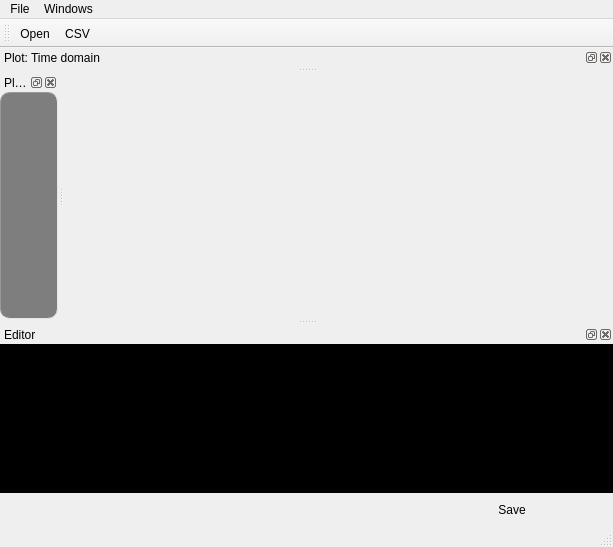
<?xml version="1.0" encoding="UTF-8"?>
<ui version="4.0">
 <class>emu_data_editor</class>
 <widget class="QMainWindow" name="emu_data_editor">
  <property name="windowModality">
   <enum>Qt::NonModal</enum>
  </property>
  <property name="geometry">
   <rect>
    <x>0</x>
    <y>0</y>
    <width>613</width>
    <height>547</height>
   </rect>
  </property>
  <property name="windowTitle">
   <string>MainWindow</string>
  </property>
  <property name="windowIcon">
   <iconset resource="logo.qrc">
    <normaloff>:/logo/logo</normaloff>:/logo/logo</iconset>
  </property>
  <widget class="QWidget" name="centralwidget"/>
  <widget class="QMenuBar" name="menubar">
   <property name="geometry">
    <rect>
     <x>0</x>
     <y>0</y>
     <width>613</width>
     <height>26</height>
    </rect>
   </property>
   <widget class="QMenu" name="menuSave">
    <property name="title">
     <string>File</string>
    </property>
    <widget class="QMenu" name="menuSaveAs">
     <property name="title">
      <string>SaveAs</string>
     </property>
     <property name="icon">
      <iconset resource="logo.qrc">
       <normaloff>:/logo/icons/PDF-icon.png</normaloff>:/logo/icons/PDF-icon.png</iconset>
     </property>
     <addaction name="actionCSV"/>
     <addaction name="actionMakePDF"/>
     <addaction name="actionMakeImg"/>
    </widget>
    <addaction name="actionOpen"/>
    <addaction name="menuSaveAs"/>
   </widget>
   <widget class="QMenu" name="menuWindows">
    <property name="title">
     <string>Windows</string>
    </property>
    <addaction name="actionWinPlot"/>
    <addaction name="actionWinEditor"/>
   </widget>
   <addaction name="menuSave"/>
   <addaction name="menuWindows"/>
  </widget>
  <widget class="QStatusBar" name="statusbar"/>
  <widget class="QDockWidget" name="dockWidgetCurve_plot">
   <property name="windowIcon">
    <iconset>
     <normaloff>:/icon/Arcflash</normaloff>:/icon/Arcflash</iconset>
   </property>
   <property name="allowedAreas">
    <set>Qt::TopDockWidgetArea</set>
   </property>
   <property name="windowTitle">
    <string>Plot: Time domain</string>
   </property>
   <attribute name="dockWidgetArea">
    <number>4</number>
   </attribute>
   <widget class="QWidget" name="dockWidgetContents">
    <layout class="QGridLayout" name="gridLayout">
     <property name="leftMargin">
      <number>0</number>
     </property>
     <property name="topMargin">
      <number>0</number>
     </property>
     <property name="rightMargin">
      <number>0</number>
     </property>
     <property name="bottomMargin">
      <number>0</number>
     </property>
     <property name="spacing">
      <number>0</number>
     </property>
     <item row="0" column="0">
      <layout class="QHBoxLayout" name="horizontalLayout">
       <item>
        <widget class="QCustomPlot" name="plot_curve" native="true">
         <property name="styleSheet">
          <string notr="true">QWidget{
border: 1px solid   #999999;
border-radius:10px;
border-style: inset;
background-color:#7E7E7E;
}</string>
         </property>
        </widget>
       </item>
      </layout>
     </item>
    </layout>
   </widget>
  </widget>
  <widget class="QToolBar" name="toolBar">
   <property name="windowTitle">
    <string>toolBar</string>
   </property>
   <attribute name="toolBarArea">
    <enum>TopToolBarArea</enum>
   </attribute>
   <attribute name="toolBarBreak">
    <bool>false</bool>
   </attribute>
   <addaction name="actionOpen"/>
   <addaction name="actionCSV"/>
  </widget>
  <widget class="QDockWidget" name="dockWidgetCurve_edit">
   <property name="minimumSize">
    <size>
     <width>453</width>
     <height>200</height>
    </size>
   </property>
   <property name="windowIcon">
    <iconset>
     <normaloff>:/icon/Arcflash</normaloff>:/icon/Arcflash</iconset>
   </property>
   <property name="allowedAreas">
    <set>Qt::BottomDockWidgetArea</set>
   </property>
   <property name="windowTitle">
    <string>Editor</string>
   </property>
   <attribute name="dockWidgetArea">
    <number>8</number>
   </attribute>
   <widget class="QWidget" name="dockWidgetContents_4">
    <layout class="QGridLayout" name="gridLayout_5">
     <property name="leftMargin">
      <number>0</number>
     </property>
     <property name="topMargin">
      <number>0</number>
     </property>
     <property name="rightMargin">
      <number>0</number>
     </property>
     <property name="bottomMargin">
      <number>0</number>
     </property>
     <property name="spacing">
      <number>0</number>
     </property>
     <item row="0" column="0">
      <layout class="QHBoxLayout" name="horizontalLayout_4">
       <item>
        <layout class="QVBoxLayout" name="verticalLayout">
         <item>
          <widget class="QScrollArea" name="sArea__editor">
           <property name="palette">
            <palette>
             <active>
              <colorrole role="WindowText">
               <brush brushstyle="SolidPattern">
                <color alpha="255">
                 <red>255</red>
                 <green>255</green>
                 <blue>255</blue>
                </color>
               </brush>
              </colorrole>
              <colorrole role="Button">
               <brush brushstyle="SolidPattern">
                <color alpha="255">
                 <red>0</red>
                 <green>0</green>
                 <blue>0</blue>
                </color>
               </brush>
              </colorrole>
              <colorrole role="Light">
               <brush brushstyle="SolidPattern">
                <color alpha="255">
                 <red>0</red>
                 <green>0</green>
                 <blue>0</blue>
                </color>
               </brush>
              </colorrole>
              <colorrole role="Midlight">
               <brush brushstyle="SolidPattern">
                <color alpha="255">
                 <red>0</red>
                 <green>0</green>
                 <blue>0</blue>
                </color>
               </brush>
              </colorrole>
              <colorrole role="Dark">
               <brush brushstyle="SolidPattern">
                <color alpha="255">
                 <red>0</red>
                 <green>0</green>
                 <blue>0</blue>
                </color>
               </brush>
              </colorrole>
              <colorrole role="Mid">
               <brush brushstyle="SolidPattern">
                <color alpha="255">
                 <red>0</red>
                 <green>0</green>
                 <blue>0</blue>
                </color>
               </brush>
              </colorrole>
              <colorrole role="Text">
               <brush brushstyle="SolidPattern">
                <color alpha="255">
                 <red>255</red>
                 <green>255</green>
                 <blue>255</blue>
                </color>
               </brush>
              </colorrole>
              <colorrole role="BrightText">
               <brush brushstyle="SolidPattern">
                <color alpha="255">
                 <red>255</red>
                 <green>255</green>
                 <blue>255</blue>
                </color>
               </brush>
              </colorrole>
              <colorrole role="ButtonText">
               <brush brushstyle="SolidPattern">
                <color alpha="255">
                 <red>255</red>
                 <green>255</green>
                 <blue>255</blue>
                </color>
               </brush>
              </colorrole>
              <colorrole role="Base">
               <brush brushstyle="SolidPattern">
                <color alpha="255">
                 <red>0</red>
                 <green>0</green>
                 <blue>0</blue>
                </color>
               </brush>
              </colorrole>
              <colorrole role="Window">
               <brush brushstyle="SolidPattern">
                <color alpha="255">
                 <red>0</red>
                 <green>0</green>
                 <blue>0</blue>
                </color>
               </brush>
              </colorrole>
              <colorrole role="Shadow">
               <brush brushstyle="SolidPattern">
                <color alpha="255">
                 <red>0</red>
                 <green>0</green>
                 <blue>0</blue>
                </color>
               </brush>
              </colorrole>
              <colorrole role="AlternateBase">
               <brush brushstyle="SolidPattern">
                <color alpha="255">
                 <red>0</red>
                 <green>0</green>
                 <blue>0</blue>
                </color>
               </brush>
              </colorrole>
              <colorrole role="ToolTipBase">
               <brush brushstyle="SolidPattern">
                <color alpha="255">
                 <red>255</red>
                 <green>255</green>
                 <blue>220</blue>
                </color>
               </brush>
              </colorrole>
              <colorrole role="ToolTipText">
               <brush brushstyle="SolidPattern">
                <color alpha="255">
                 <red>0</red>
                 <green>0</green>
                 <blue>0</blue>
                </color>
               </brush>
              </colorrole>
             </active>
             <inactive>
              <colorrole role="WindowText">
               <brush brushstyle="SolidPattern">
                <color alpha="255">
                 <red>255</red>
                 <green>255</green>
                 <blue>255</blue>
                </color>
               </brush>
              </colorrole>
              <colorrole role="Button">
               <brush brushstyle="SolidPattern">
                <color alpha="255">
                 <red>0</red>
                 <green>0</green>
                 <blue>0</blue>
                </color>
               </brush>
              </colorrole>
              <colorrole role="Light">
               <brush brushstyle="SolidPattern">
                <color alpha="255">
                 <red>0</red>
                 <green>0</green>
                 <blue>0</blue>
                </color>
               </brush>
              </colorrole>
              <colorrole role="Midlight">
               <brush brushstyle="SolidPattern">
                <color alpha="255">
                 <red>0</red>
                 <green>0</green>
                 <blue>0</blue>
                </color>
               </brush>
              </colorrole>
              <colorrole role="Dark">
               <brush brushstyle="SolidPattern">
                <color alpha="255">
                 <red>0</red>
                 <green>0</green>
                 <blue>0</blue>
                </color>
               </brush>
              </colorrole>
              <colorrole role="Mid">
               <brush brushstyle="SolidPattern">
                <color alpha="255">
                 <red>0</red>
                 <green>0</green>
                 <blue>0</blue>
                </color>
               </brush>
              </colorrole>
              <colorrole role="Text">
               <brush brushstyle="SolidPattern">
                <color alpha="255">
                 <red>255</red>
                 <green>255</green>
                 <blue>255</blue>
                </color>
               </brush>
              </colorrole>
              <colorrole role="BrightText">
               <brush brushstyle="SolidPattern">
                <color alpha="255">
                 <red>255</red>
                 <green>255</green>
                 <blue>255</blue>
                </color>
               </brush>
              </colorrole>
              <colorrole role="ButtonText">
               <brush brushstyle="SolidPattern">
                <color alpha="255">
                 <red>255</red>
                 <green>255</green>
                 <blue>255</blue>
                </color>
               </brush>
              </colorrole>
              <colorrole role="Base">
               <brush brushstyle="SolidPattern">
                <color alpha="255">
                 <red>0</red>
                 <green>0</green>
                 <blue>0</blue>
                </color>
               </brush>
              </colorrole>
              <colorrole role="Window">
               <brush brushstyle="SolidPattern">
                <color alpha="255">
                 <red>0</red>
                 <green>0</green>
                 <blue>0</blue>
                </color>
               </brush>
              </colorrole>
              <colorrole role="Shadow">
               <brush brushstyle="SolidPattern">
                <color alpha="255">
                 <red>0</red>
                 <green>0</green>
                 <blue>0</blue>
                </color>
               </brush>
              </colorrole>
              <colorrole role="AlternateBase">
               <brush brushstyle="SolidPattern">
                <color alpha="255">
                 <red>0</red>
                 <green>0</green>
                 <blue>0</blue>
                </color>
               </brush>
              </colorrole>
              <colorrole role="ToolTipBase">
               <brush brushstyle="SolidPattern">
                <color alpha="255">
                 <red>255</red>
                 <green>255</green>
                 <blue>220</blue>
                </color>
               </brush>
              </colorrole>
              <colorrole role="ToolTipText">
               <brush brushstyle="SolidPattern">
                <color alpha="255">
                 <red>0</red>
                 <green>0</green>
                 <blue>0</blue>
                </color>
               </brush>
              </colorrole>
             </inactive>
             <disabled>
              <colorrole role="WindowText">
               <brush brushstyle="SolidPattern">
                <color alpha="255">
                 <red>0</red>
                 <green>0</green>
                 <blue>0</blue>
                </color>
               </brush>
              </colorrole>
              <colorrole role="Button">
               <brush brushstyle="SolidPattern">
                <color alpha="255">
                 <red>0</red>
                 <green>0</green>
                 <blue>0</blue>
                </color>
               </brush>
              </colorrole>
              <colorrole role="Light">
               <brush brushstyle="SolidPattern">
                <color alpha="255">
                 <red>0</red>
                 <green>0</green>
                 <blue>0</blue>
                </color>
               </brush>
              </colorrole>
              <colorrole role="Midlight">
               <brush brushstyle="SolidPattern">
                <color alpha="255">
                 <red>0</red>
                 <green>0</green>
                 <blue>0</blue>
                </color>
               </brush>
              </colorrole>
              <colorrole role="Dark">
               <brush brushstyle="SolidPattern">
                <color alpha="255">
                 <red>0</red>
                 <green>0</green>
                 <blue>0</blue>
                </color>
               </brush>
              </colorrole>
              <colorrole role="Mid">
               <brush brushstyle="SolidPattern">
                <color alpha="255">
                 <red>0</red>
                 <green>0</green>
                 <blue>0</blue>
                </color>
               </brush>
              </colorrole>
              <colorrole role="Text">
               <brush brushstyle="SolidPattern">
                <color alpha="255">
                 <red>0</red>
                 <green>0</green>
                 <blue>0</blue>
                </color>
               </brush>
              </colorrole>
              <colorrole role="BrightText">
               <brush brushstyle="SolidPattern">
                <color alpha="255">
                 <red>255</red>
                 <green>255</green>
                 <blue>255</blue>
                </color>
               </brush>
              </colorrole>
              <colorrole role="ButtonText">
               <brush brushstyle="SolidPattern">
                <color alpha="255">
                 <red>0</red>
                 <green>0</green>
                 <blue>0</blue>
                </color>
               </brush>
              </colorrole>
              <colorrole role="Base">
               <brush brushstyle="SolidPattern">
                <color alpha="255">
                 <red>0</red>
                 <green>0</green>
                 <blue>0</blue>
                </color>
               </brush>
              </colorrole>
              <colorrole role="Window">
               <brush brushstyle="SolidPattern">
                <color alpha="255">
                 <red>0</red>
                 <green>0</green>
                 <blue>0</blue>
                </color>
               </brush>
              </colorrole>
              <colorrole role="Shadow">
               <brush brushstyle="SolidPattern">
                <color alpha="255">
                 <red>0</red>
                 <green>0</green>
                 <blue>0</blue>
                </color>
               </brush>
              </colorrole>
              <colorrole role="AlternateBase">
               <brush brushstyle="SolidPattern">
                <color alpha="255">
                 <red>0</red>
                 <green>0</green>
                 <blue>0</blue>
                </color>
               </brush>
              </colorrole>
              <colorrole role="ToolTipBase">
               <brush brushstyle="SolidPattern">
                <color alpha="255">
                 <red>255</red>
                 <green>255</green>
                 <blue>220</blue>
                </color>
               </brush>
              </colorrole>
              <colorrole role="ToolTipText">
               <brush brushstyle="SolidPattern">
                <color alpha="255">
                 <red>0</red>
                 <green>0</green>
                 <blue>0</blue>
                </color>
               </brush>
              </colorrole>
             </disabled>
            </palette>
           </property>
           <property name="styleSheet">
            <string notr="true"/>
           </property>
           <property name="verticalScrollBarPolicy">
            <enum>Qt::ScrollBarAlwaysOff</enum>
           </property>
           <property name="horizontalScrollBarPolicy">
            <enum>Qt::ScrollBarAsNeeded</enum>
           </property>
           <property name="widgetResizable">
            <bool>true</bool>
           </property>
           <widget class="QWidget" name="scrollAreaWidgetContents">
            <property name="geometry">
             <rect>
              <x>0</x>
              <y>0</y>
              <width>607</width>
              <height>125</height>
             </rect>
            </property>
            <layout class="QGridLayout" name="gridLayout_4">
             <item row="0" column="0">
              <layout class="QHBoxLayout" name="horizontalLayout_edit_points">
               <property name="spacing">
                <number>0</number>
               </property>
              </layout>
             </item>
            </layout>
           </widget>
          </widget>
         </item>
         <item>
          <layout class="QHBoxLayout" name="horizontalLayout_5">
           <item>
            <spacer name="horizontalSpacer_2">
             <property name="orientation">
              <enum>Qt::Horizontal</enum>
             </property>
             <property name="sizeType">
              <enum>QSizePolicy::MinimumExpanding</enum>
             </property>
             <property name="sizeHint" stdset="0">
              <size>
               <width>40</width>
               <height>20</height>
              </size>
             </property>
            </spacer>
           </item>
           <item>
            <widget class="QPushButton" name="btn_save">
             <property name="sizePolicy">
              <sizepolicy hsizetype="MinimumExpanding" vsizetype="Fixed">
               <horstretch>0</horstretch>
               <verstretch>0</verstretch>
              </sizepolicy>
             </property>
             <property name="minimumSize">
              <size>
               <width>42</width>
               <height>0</height>
              </size>
             </property>
             <property name="maximumSize">
              <size>
               <width>200</width>
               <height>16777215</height>
              </size>
             </property>
             <property name="styleSheet">
              <string notr="true"> QPushButton{
     background: qlineargradient(x1: 0, y1: 0, x2: 0, y2: 1,
                                 stop: 0 #D3D3D3, stop: 0.4 #7E7E7E,
                                 stop: 0.5 #7E7E7E, stop: 1.0 #7E7E7E);
     
/*     border: 1px solid #C4C4C3;
 border-top: 1px solid #C2C7CB;*/
   /*  border-bottom-color: #C2C7CB;*/
     border-top-left-radius: 0px;
     border-top-right-radius: 0px;
    border-bottom-left-radius: 10px;
     border-bottom-right-radius: 10px;
     min-width: 8ex;
     padding: 8px;
     margin-right:2px;

}


 QTabWidget::pane { /* The tab widget frame */
  background: qlineargradient(x1: 0, y1: 0, x2: 0, y2: 1,
                                 stop: 0 #D3D3D3, stop: 0.4 #7E7E7E,
                                 stop: 0.5 #7E7E7E, stop: 1.0 #7E7E7E);
   border-bottom-left-radius: 10px; 
    border-bottom-right-radius: 10px;
 border-top-right-radius: 10px;
 }

 QTabWidget::tab-bar {
     left: 0px; /* move to the right by 5px */
 }

 QTabBar::tab {

     background: qlineargradient(x1: 0, y1: 0, x2: 0, y2: 1,
                                 stop: 0 #D3D3D3, stop: 0.4 #7E7E7E,
                                 stop: 0.5 #7E7E7E, stop: 1.0 #7E7E7E);
     
/*     border: 1px solid #C4C4C3;
 border-top: 1px solid #C2C7CB;*/
   /*  border-bottom-color: #C2C7CB;*/
     border-top-left-radius: 10px;
     border-top-right-radius: 4px;
     min-width: 8ex;
     padding: 8px;

 }

  QPushButton:hover {
background: qlineargradient(x1: 0, y1: 0, x2: 0, y2: 1,
                                 stop: 0 #7E7E7E, stop: 0.4 #DDDDDD,
                                 stop: 0.5 #D8D8D8, stop: 1.0 #D3D3D3);
 }

  QPushButton:selected {
     border-color: #9B9B9B;
   /*  border-bottom-color: #C2C7CB;*/ /* same as pane color */
 }

 QPushButton:!selected {
     margin-top: 2px; /* make non-selected tabs look smaller */
 }</string>
             </property>
             <property name="text">
              <string>Save</string>
             </property>
            </widget>
           </item>
          </layout>
         </item>
        </layout>
       </item>
      </layout>
     </item>
    </layout>
   </widget>
  </widget>
  <widget class="QDockWidget" name="dockWidgetCurve_plot_fft">
   <property name="windowIcon">
    <iconset>
     <normaloff>:/icon/Arcflash</normaloff>:/icon/Arcflash</iconset>
   </property>
   <property name="allowedAreas">
    <set>Qt::TopDockWidgetArea</set>
   </property>
   <property name="windowTitle">
    <string>Plot:Frequency domain</string>
   </property>
   <attribute name="dockWidgetArea">
    <number>1</number>
   </attribute>
   <widget class="QWidget" name="dockWidgetContents_2">
    <layout class="QGridLayout" name="gridLayout_2">
     <property name="leftMargin">
      <number>0</number>
     </property>
     <property name="topMargin">
      <number>0</number>
     </property>
     <property name="rightMargin">
      <number>0</number>
     </property>
     <property name="bottomMargin">
      <number>0</number>
     </property>
     <property name="spacing">
      <number>0</number>
     </property>
     <item row="0" column="0">
      <layout class="QHBoxLayout" name="horizontalLayout_2">
       <item>
        <widget class="QCustomPlot" name="plot_curve_fft" native="true">
         <property name="styleSheet">
          <string notr="true">QWidget{
border: 1px solid   #999999;
border-radius:10px;
border-style: inset;
background-color:#7E7E7E;
}</string>
         </property>
        </widget>
       </item>
      </layout>
     </item>
    </layout>
   </widget>
  </widget>
  <action name="actionMakePDF">
   <property name="icon">
    <iconset resource="logo.qrc">
     <normaloff>:/logo/icons/PDF-icon.png</normaloff>:/logo/icons/PDF-icon.png</iconset>
   </property>
   <property name="text">
    <string>PDF</string>
   </property>
  </action>
  <action name="actionMakeImg">
   <property name="icon">
    <iconset resource="logo.qrc">
     <normaloff>:/logo/icons/image_icon.png</normaloff>:/logo/icons/image_icon.png</iconset>
   </property>
   <property name="text">
    <string>Image</string>
   </property>
  </action>
  <action name="actionWinPlot">
   <property name="checkable">
    <bool>true</bool>
   </property>
   <property name="text">
    <string>Plot</string>
   </property>
  </action>
  <action name="actionWinEditor">
   <property name="checkable">
    <bool>true</bool>
   </property>
   <property name="text">
    <string>Editor</string>
   </property>
  </action>
  <action name="actionOpen">
   <property name="icon">
    <iconset resource="icons.qrc">
     <normaloff>:/icon/icons/open_file-icon.gif</normaloff>:/icon/icons/open_file-icon.gif</iconset>
   </property>
   <property name="text">
    <string>Open</string>
   </property>
  </action>
  <action name="actionCSV">
   <property name="icon">
    <iconset resource="icons.qrc">
     <normaloff>:/icon/icons/csv_file</normaloff>:/icon/icons/csv_file</iconset>
   </property>
   <property name="text">
    <string>CSV</string>
   </property>
  </action>
 </widget>
 <customwidgets>
  <customwidget>
   <class>QCustomPlot</class>
   <extends>QWidget</extends>
   <header location="global">../qcustomplot.h</header>
   <container>1</container>
  </customwidget>
 </customwidgets>
 <resources>
  <include location="icons.qrc"/>
  <include location="logo.qrc"/>
 </resources>
 <connections/>
</ui>
